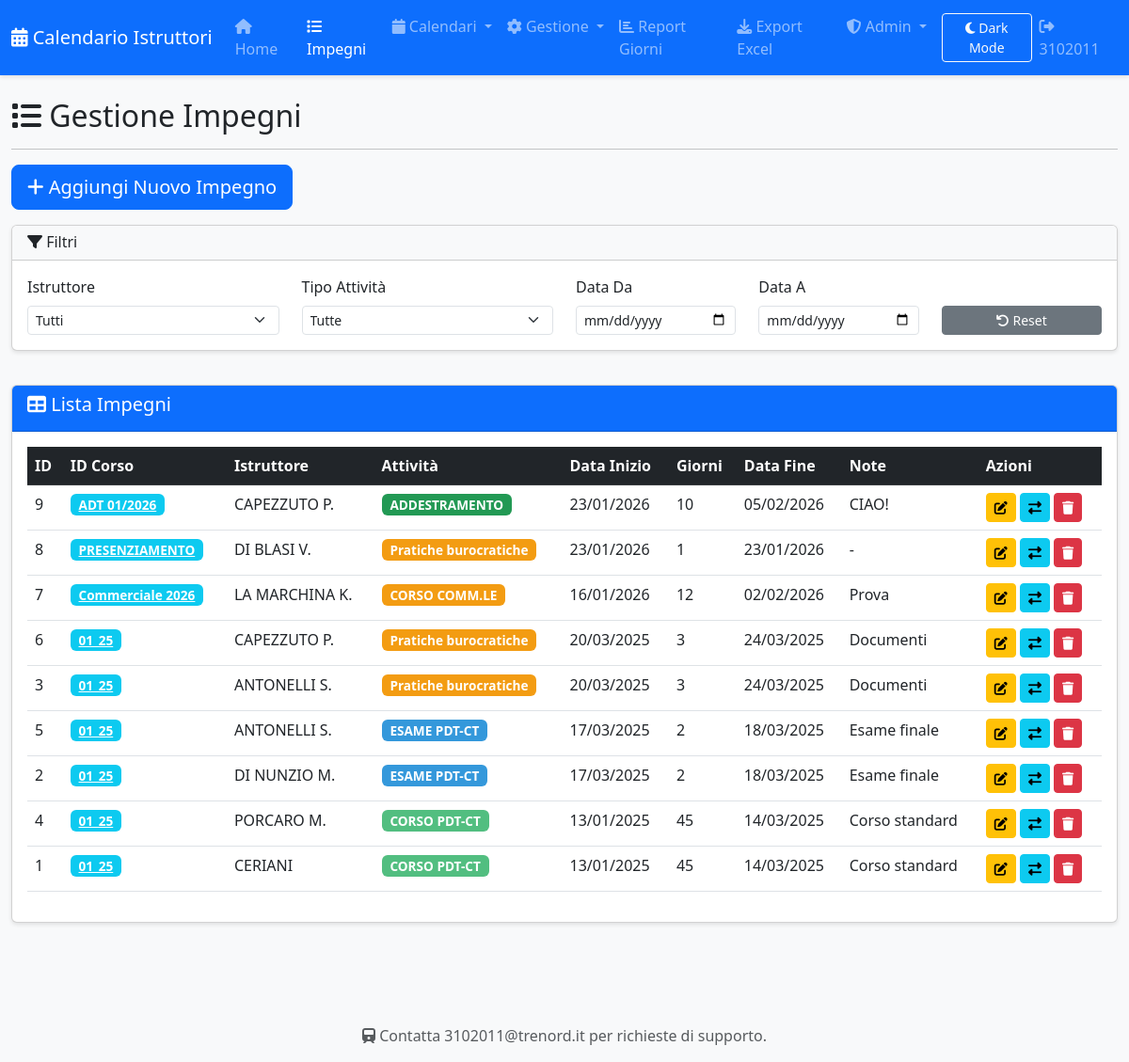
Page /impegni (signed in) on the committed database.
### tables this page shows
CREATE TABLE impegni (
            id INTEGER PRIMARY KEY AUTOINCREMENT,
            id_corso TEXT,
            istruttore_id INTEGER NOT NULL,
            attivita_id INTEGER NOT NULL,
            data_inizio DATE NOT NULL,
            giorni_lavorativi INTEGER NOT NULL,
            data_fine DATE,
            note TEXT,
            creato_il TIMESTAMP DEFAULT CURRENT_TIMESTAMP,
            modificato_il TIMESTAMP DEFAULT CURRENT_TIMESTAMP, giorno_extra_1 TEXT, giorno_extra_2 TEXT, giorno_extra_3 TEXT, luogo TEXT, aula TEXT, posti TEXT, istruttore_riferimento INTEGER,
            FOREIGN KEY (istruttore_id) REFERENCES istruttori(id),
            FOREIGN KEY (attivita_id) REFERENCES tipi_attivita(id)
        );

CREATE TABLE istruttori (
            id INTEGER PRIMARY KEY AUTOINCREMENT,
            nome TEXT NOT NULL UNIQUE,
            email TEXT,
            attivo INTEGER DEFAULT 1
        );

CREATE TABLE tipi_attivita (
            id INTEGER PRIMARY KEY AUTOINCREMENT,
            nome TEXT NOT NULL UNIQUE,
            colore TEXT NOT NULL,
            categoria TEXT
        );

### app.py (the view)
@app.route('/impegni')
@require_login
def impegni():
    conn = get_db()
    istruttori = conn.execute('SELECT * FROM istruttori WHERE attivo = 1 ORDER BY nome').fetchall()
    attivita = conn.execute('SELECT * FROM tipi_attivita ORDER BY categoria, nome').fetchall()
    impegni_list = conn.execute('''
        SELECT i.*, ist.nome as istruttore_nome, ta.nome as attivita_nome, ta.colore
        FROM impegni i
        JOIN istruttori ist ON i.istruttore_id = ist.id
        JOIN tipi_attivita ta ON i.attivita_id = ta.id
        ORDER BY i.data_inizio DESC
    ''').fetchall()
    conn.close()
    return render_template('impegni.html',
                         istruttori=istruttori,
                         attivita=attivita,
                         impegni=impegni_list)

### app.py (called while the page is built)
def require_login(f):
    @wraps(f)
    def decorated_function(*args, **kwargs):
        try:
            conn = get_db()
            utenti_count = conn.execute("SELECT COUNT(*) as cnt FROM utenti").fetchone()['cnt']
            conn.close()
            if utenti_count == 0:
                return redirect(url_for('setup_admin'))
        except Exception as e:
            print(f"⚠️ Database check error: {e}")
            return redirect(url_for('setup_admin'))
        if 'utente_id' not in session:
            return redirect(url_for('login'))
        return f(*args, **kwargs)
    return decorated_function

@app.template_filter('itdate')
def itdate(value):
    try:
        if not value:
            return ''
        s = str(value)
        parts = s.split('T')[0].split('-')
        if len(parts) == 3:
            yyyy, mm, dd = parts
            return f"{dd.zfill(2)}/{mm.zfill(2)}/{yyyy}"
        d = datetime.strptime(s, '%Y-%m-%d')
        return f"{d.day:02d}/{d.month:02d}/{d.year}"
    except Exception:
        try:
            d = datetime.fromisoformat(str(value).split('T')[0])
            return f"{d.day:02d}/{d.month:02d}/{d.year}"
        except Exception:
            return str(value)

### database.py (called while the page is built)
def get_db():
    db_path = os.environ.get('DB_PATH', 'calendario.db')
    conn = sqlite3.connect(db_path)
    conn.row_factory = sqlite3.Row  # Per accedere alle colonne per nome
    return conn

### templates/impegni.html (shortened to what this page needs)
{% extends "base.html" %}
{% block content %}
<div class="row">
    <div class="col-12">
        <h2><i class="fas fa-list"></i> Gestione Impegni</h2>
        <hr>
    </div>
</div>
<div class="row mb-3">
    <div class="col-12">
        <button class="btn btn-primary btn-lg" data-bs-toggle="modal" data-bs-target="#modalImpegno" onclick="nuovoImpegno()">
            <i class="fas fa-plus"></i> Aggiungi Nuovo Impegno
        </button>
    </div>
</div>
<div class="row mb-3">
    <div class="col-12">
        <div class="card">
            <div class="card-header bg-light">
                <h6 class="mb-0"><i class="fas fa-filter"></i> Filtri</h6>
            </div>
            <div class="card-body">
                <div class="row">
                    <div class="col-md-3">
                        <label class="form-label">Istruttore</label>
                        <select class="form-select form-select-sm" id="filtroIstruttore">
                            <option value="">Tutti</option>
                        </select>
                    </div>
                    <div class="col-md-3">
                        <label class="form-label">Tipo Attività</label>
                        <select class="form-select form-select-sm" id="filtroAttivita">
                            <option value="">Tutte</option>
                        </select>
                    </div>
                    <div class="col-md-2">
                        <label class="form-label">Data Da</label>
                        <input type="date" class="form-control form-control-sm" id="filtroDataDa">
                    </div>
                    <div class="col-md-2">
                        <label class="form-label">Data A</label>
                        <input type="date" class="form-control form-control-sm" id="filtroDataA">
                    </div>
                    <div class="col-md-2 d-flex align-items-end">
                        <button class="btn btn-sm btn-secondary w-100" onclick="resetFiltri()">
                            <i class="fas fa-undo"></i> Reset
                        </button>
                    </div>
                </div>
            </div>
        </div>
    </div>
</div>
<div class="row">
    <div class="col-12">
        <div class="card">
            <div class="card-header bg-primary text-white">
                <h5><i class="fas fa-table"></i> Lista Impegni</h5>
            </div>
            <div class="card-body">
                <div class="table-responsive">
                    <table class="table table-hover" id="tabellaImpegni">
                        <thead class="table-dark">
                            <tr>
                                <th>ID</th>
                                <th>ID Corso</th>
                                <th>Istruttore</th>
                                <th>Attività</th>
                                <th>Data Inizio</th>
                                <th>Giorni</th>
                                <th>Data Fine</th>
                                <th>Note</th>
                                <th>Azioni</th>
                            </tr>
                        </thead>
                        <tbody>
                            {% for imp in impegni %}
                            <tr>
                                <td>{{ imp.id }}</td>
                                <td>
                                    {% if imp.id_corso %}
                                        <a href="/corso/{{ imp.id_corso }}" class="badge bg-info">
                                            {{ imp.id_corso }}
                                        </a>
                                    {% endif %}
                                </td>
                                <td>{{ imp.istruttore_nome }}</td>
                                <td>
                                    <span class="badge" style="background-color: #{{ imp.colore }};">
                                        {{ imp.attivita_nome }}
                                    </span>
                                </td>
                                <td>{{ imp.data_inizio|itdate }}</td>
                                <td>{{ imp.giorni_lavorativi }}</td>
                                <td>{{ imp.data_fine|itdate }}</td>
                                <td>{{ imp.note or '-' }}</td>
                                <td>
                                    <button class="btn btn-sm btn-warning" onclick="modificaImpegno({{ imp.id }})">
                                        <i class="fas fa-edit"></i>
                                    </button>
                                    <button class="btn btn-sm btn-info" onclick="gestioneSostituzioni({{ imp.id }}, '{{ imp.istruttore_nome }}', '{{ imp.attivita_nome }}', '{{ imp.data_inizio }}', '{{ imp.data_fine }}')">
                                        <i class="fas fa-exchange-alt"></i>
                                    </button>
                                    <button class="btn btn-sm btn-danger" onclick="eliminaImpegno({{ imp.id }})">
                                        <i class="fas fa-trash"></i>
                                    </button>
                                </td>
                            </tr>
                            {% endfor %}
                        </tbody>
                    </table>
                </div>
            </div>
        </div>
    </div>
</div>
{% endblock %}

### static/css/style.css (style rules this page uses)
body { font-family: 'Segoe UI', Tahoma, Geneva, Verdana, sans-serif; background-color: #f8f9fa; }
.card { box-shadow: 0 2px 4px rgba(0,0,0,0.1); margin-bottom: 20px; }
.table-responsive { max-height: 600px; overflow-y: auto; }
.badge { font-size: 0.85rem; }
.btn { transition: all 0.3s ease; }
.card { transition: all 0.3s ease; }

### rows in the picture
impegni: id "9", id_corso "ADT 01/2026", istruttore_nome "CAPEZZUTO P.", attivita_nome "ADDESTRAMENTO", data_inizio|itdate "23/01/2026", giorni_lavorativi "10", data_fine|itdate "05/02/2026", note "CIAO!"
impegni: id "8", id_corso "PRESENZIAMENTO", istruttore_nome "DI BLASI V.", attivita_nome "Pratiche burocratiche", data_inizio|itdate "23/01/2026", giorni_lavorativi "1", data_fine|itdate "23/01/2026", note "-"
impegni: id "7", id_corso "Commerciale 2026", istruttore_nome "LA MARCHINA K.", attivita_nome "CORSO COMM.LE", data_inizio|itdate "16/01/2026", giorni_lavorativi "12", data_fine|itdate "02/02/2026", note "Prova"
impegni: id "6", id_corso "01_25", istruttore_nome "CAPEZZUTO P.", attivita_nome "Pratiche burocratiche", data_inizio|itdate "20/03/2025", giorni_lavorativi "3", data_fine|itdate "24/03/2025", note "Documenti"
impegni: id "3", id_corso "01_25", istruttore_nome "ANTONELLI S.", attivita_nome "Pratiche burocratiche", data_inizio|itdate "20/03/2025", giorni_lavorativi "3", data_fine|itdate "24/03/2025", note "Documenti"
impegni: id "5", id_corso "01_25", istruttore_nome "ANTONELLI S.", attivita_nome "ESAME PDT-CT", data_inizio|itdate "17/03/2025", giorni_lavorativi "2", data_fine|itdate "18/03/2025", note "Esame finale"
impegni: id "2", id_corso "01_25", istruttore_nome "DI NUNZIO M.", attivita_nome "ESAME PDT-CT", data_inizio|itdate "17/03/2025", giorni_lavorativi "2", data_fine|itdate "18/03/2025", note "Esame finale"
impegni: id "4", id_corso "01_25", istruttore_nome "PORCARO M.", attivita_nome "CORSO PDT-CT", data_inizio|itdate "13/01/2025", giorni_lavorativi "45", data_fine|itdate "14/03/2025", note "Corso standard"
impegni: id "1", id_corso "01_25", istruttore_nome "CERIANI", attivita_nome "CORSO PDT-CT", data_inizio|itdate "13/01/2025", giorni_lavorativi "45", data_fine|itdate "14/03/2025", note "Corso standard"

### other values in the picture
{{ session.get('username', 'Logout') }} "3102011"
